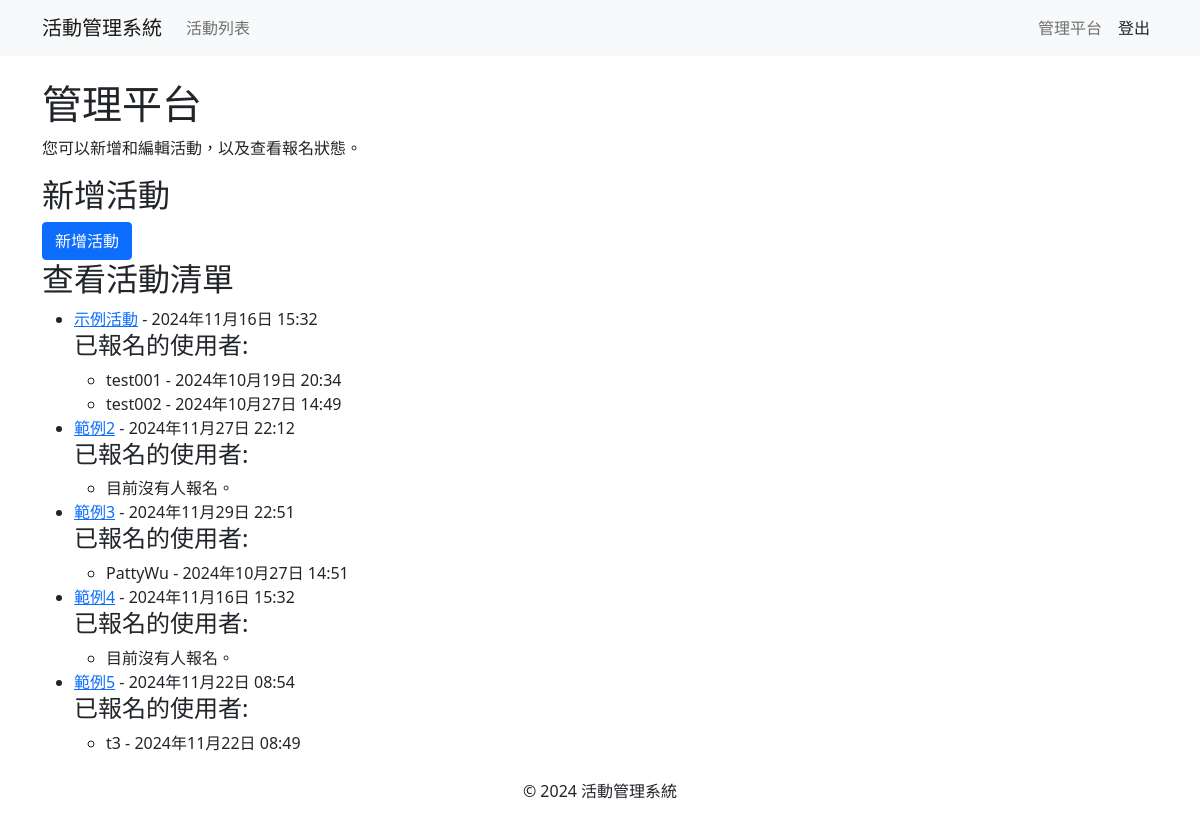
The page /member/profile/ (signed in) on the database as committed earlier.
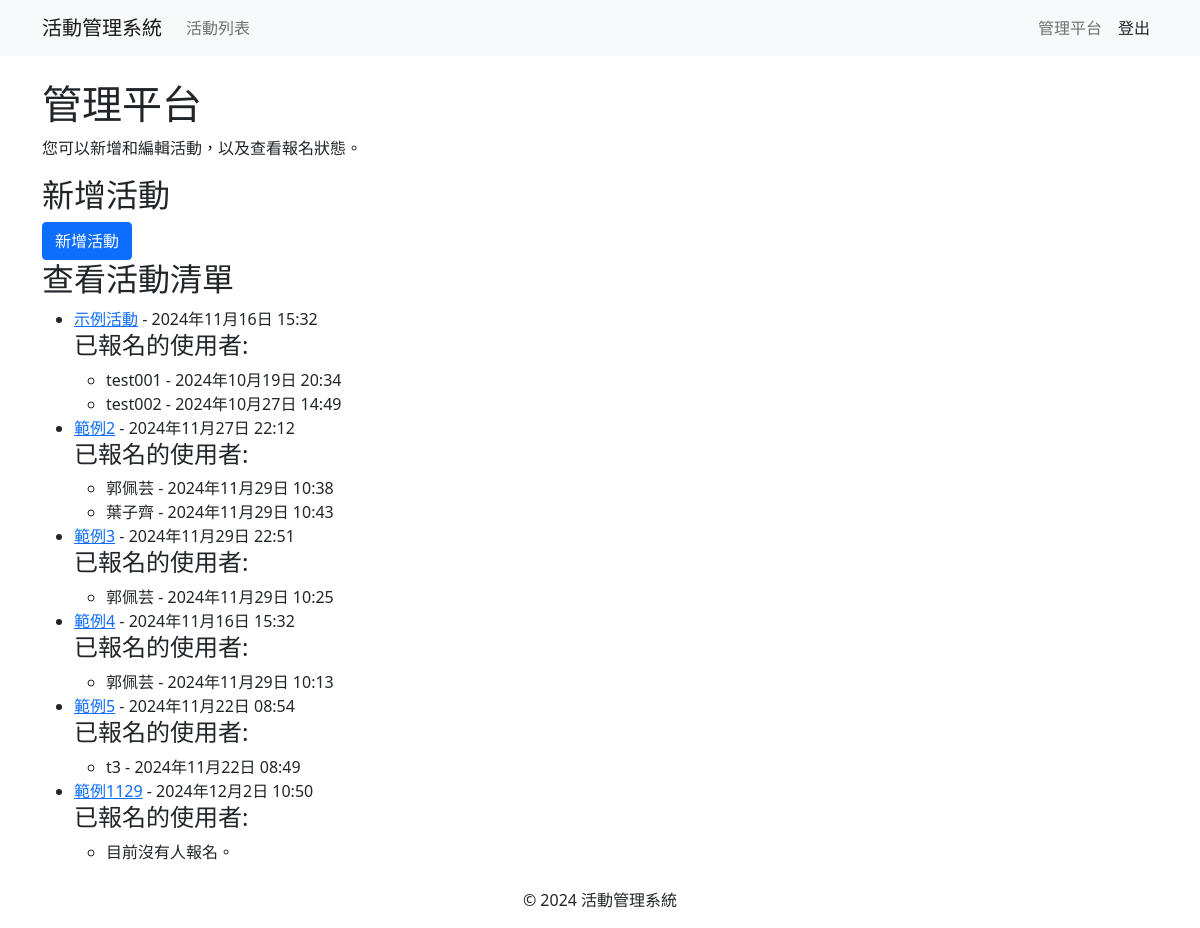
The same page on the database as committed later.
### events/models.py (models this page shows, shortened)
class Event(models.Model):
    ACTIVITY_TYPES = [
        ('lecture', '講座'),
        ('seminar', '研討會'),
    ]
    STATUS_CHOICES = [
        ('open', '報名中'),
        ('closed', '報名截止'),
        ('not_open', '尚未開放報名'),
    ]
    name = models.CharField(max_length=200)
    description = models.TextField()
    event_time = models.DateTimeField()
    end_time=models.DateTimeField()
    location = models.CharField(max_length=200)
    capacity_limit = models.PositiveIntegerField()
    registration_start = models.DateTimeField()
    registration_end = models.DateTimeField()
    activity_type = models.CharField(max_length=20, choices=ACTIVITY_TYPES)
    status = models.CharField(max_length=20, choices=STATUS_CHOICES, default='not_open')
    published_time = models.DateTimeField(auto_now_add=True)
    updated_time = models.DateTimeField(auto_now=True)
    poster = models.ImageField(upload_to='posters/', blank=True, null=True)
    language = models.CharField(max_length=100, blank=True, null=True)

class Registration(models.Model):
    user = models.ForeignKey(User, on_delete=models.CASCADE)
    event = models.ForeignKey(Event, on_delete=models.CASCADE)
    registration_time = models.DateTimeField(auto_now_add=True)
    status = models.CharField(max_length=20, choices=[('registered', '已報名'), ('canceled', '取消報名')], default='registered')

### member/views.py (the view)
# urls.py: path('profile/', views.profile, name='profile'),
@login_required
def profile(request):
    user = request.user
    registrations = Registration.objects.filter(user=user).select_related('event')
    try:
        profile = user.userprofile
    except UserProfile.DoesNotExist:
        profile = None
    if user.is_superuser:
        return admin_dashboard(request)
    else:
        return render(request, 'member/profile.html', {
            'user': user,
            'registrations': registrations,
            'qr_code': profile.qr_code.url if profile and profile.qr_code else None,
        })

### member/views.py (called while the page is built)
@login_required
def admin_dashboard(request):
    events = Event.objects.all()  # 获取所有事件
    registrations = Registration.objects.all()  # 获取所有注册
    return render(request, 'member/admin_dashboard.html', {
        'events': events,
        'registrations': registrations
    })

### templates/member/admin_dashboard.html (shortened to what this page needs)
<!DOCTYPE html>
<html lang="zh-Hant">
<head>
    <link rel="stylesheet" href="https://cdnjs.cloudflare.com/ajax/libs/bootstrap/5.1.3/css/bootstrap.min.css">
</head>
<body>
    {% extends 'base.html' %}
    {% block content %}
    <h1>管理平台</h1>
    <p>您可以新增和編輯活動，以及查看報名狀態。</p>
    <h2>新增活動</h2>
    <form method="post" action="{% url 'create_event' %}">
        <button type="submit" class="btn btn-primary">新增活動</button>
    </form>
    <h2>查看活動清單</h2>
    <ul>
        {% for event in events %}
            <li>
                <a href="{% url 'event_detail' event.id %}">{{ event.name }}</a> - {{ event.event_time }}
                {% if user.is_superuser %}
                    <h4>已報名的使用者:</h4>
                    <ul>
                        {% for registration in event.registration_set.all %}
                            <li>{{ registration.user.username }} - {{ registration.registration_time }}</li>
                        {% empty %}
                            <li>目前沒有人報名。</li>
                        {% endfor %}
                    </ul>
                {% else %}
                    <p>你可以點擊查看活動詳細資訊並進行報名。</p>
                {% endif %}
            </li>
        {% empty %}
            <li>目前沒有活動。</li>
        {% endfor %}
    </ul>
    {% endblock %}

### templates/base.html (shortened to what this page needs)
<!DOCTYPE html>
<html lang="zh-Hant">
<head>
    <link rel="stylesheet" href="https://cdnjs.cloudflare.com/ajax/libs/bootstrap/5.1.3/css/bootstrap.min.css">
</head>
<body>
    <nav class="navbar navbar-expand-lg navbar-light bg-light">
        <div class="container">
            <a class="navbar-brand" href="{% url 'index' %}">活動管理系統</a>
            <div class="collapse navbar-collapse">
                <ul class="navbar-nav me-auto">
                    <li class="nav-item">
                        <a class="nav-link" href="{% url 'event_list' %}">活動列表</a>
                    </li>
                </ul>
                <ul class="navbar-nav">
                    {% if user.is_authenticated %}
                        <li class="nav-item">
                            {% if user.is_superuser %}
                            <a class="nav-link" href="{% url 'profile' %}">管理平台</a>
                            {% else %}
                            <a class="nav-link" href="{% url 'profile' %}">會員資訊</a>
                            {% endif %}
                        </li>
                        <li class="nav-item">
                            <form method="post" action="{% url 'logout' %}" style="display:inline;">
                                <button type="submit" class="btn nav-link" style="background: none; border: none; color: inherit;">登出</button>
                            </form>
                        </li>
                    {% endif %}
                </ul>
            </div>
        </div>
    </nav>
    <div class="container mt-4">
        {% block content %}{% endblock %}
    </div>
    <footer class="text-center mt-4">
        <p>&copy; 2024 活動管理系統</p>
    </footer>
</body>
</html>

Rows that differ between the two databases and show on the page:
removed Registration: user.username "PattyWu", registration_time "2024年10月27日 14:51", shown under Event "範例3"
shown differently, row unchanged: Event "範例2": no longer shows "目前沒有人報名。"
added Registration: user.username "郭佩芸", registration_time "2024年11月29日 10:38", shown under Event "範例2"
added Registration: user.username "葉子齊", registration_time "2024年11月29日 10:43", shown under Event "範例2"
added Registration: user.username "郭佩芸", registration_time "2024年11月29日 10:25", shown under Event "範例3"
shown differently, row unchanged: Event "範例4": no longer shows "目前沒有人報名。"
added Registration: user.username "郭佩芸", registration_time "2024年11月29日 10:13", shown under Event "範例4"
added Event: name "範例1129", event_time "2024年12月2日 10:50", shows "目前沒有人報名。"
